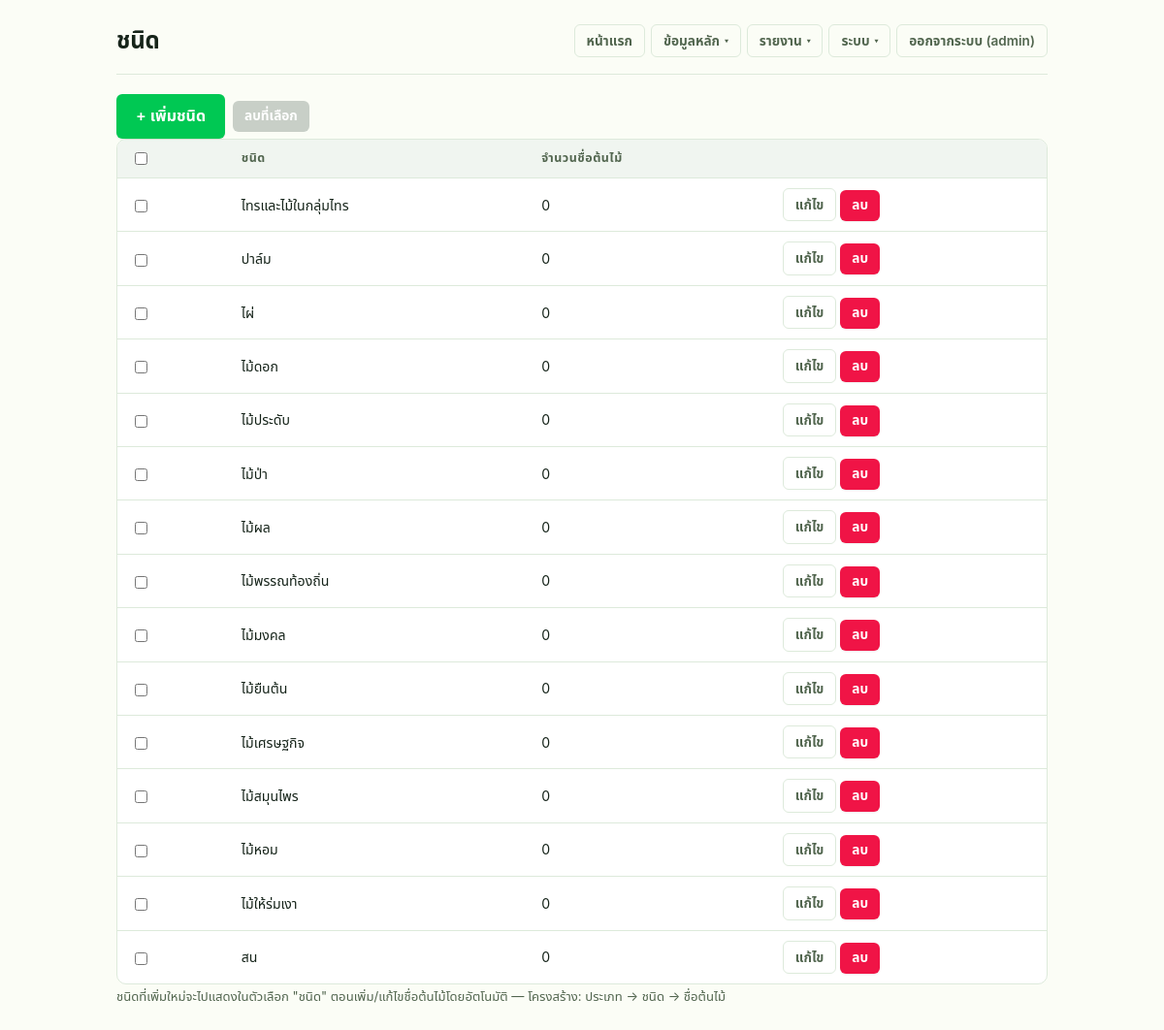
Page /admin/subtypes.php (signed in) on the committed database.
### tables this page shows
CREATE TABLE subtypes (
    id            BIGINT UNSIGNED AUTO_INCREMENT PRIMARY KEY,
    category_code CHAR(3) NULL,  
    name_th       VARCHAR(100) NOT NULL,
    name_en       VARCHAR(100) NULL,
    name_zh       VARCHAR(100) NULL,
    created_at    DATETIME NOT NULL DEFAULT CURRENT_TIMESTAMP,
    CONSTRAINT fk_subtypes_category FOREIGN KEY (category_code) REFERENCES categories(code)
);

### includes/functions.php (called while the page is built, shortened)
<?php
function e(string $value): string
{
    return htmlspecialchars($value, ENT_QUOTES, 'UTF-8');
}

### admin/subtypes.php (the view, shortened to what this page needs)
<?php
$pdo = db();
$subtypes = $pdo->query(
    'SELECT st.*, (SELECT COUNT(*) FROM species s WHERE s.subtype_id = st.id) AS species_count
     FROM subtypes st ORDER BY st.category_code ASC, st.name_th ASC'
)->fetchAll();
?>
<!doctype html>
<html lang="th">
<head>
<link rel="stylesheet" href="../public/assets/css/style.css">
</head>
<body>
<div class="admin-wrap">
  <div class="topbar">
    <h1>ชนิด</h1>
    <?php require __DIR__ . '/_nav.php'; ?>
  </div>
  <div class="btn-row">
    <button class="btn" type="button" onclick="document.getElementById('addSubtypeForm').hidden = false; document.getElementById('subtype_name_th').focus();">+ เพิ่มชนิด</button>
    <form id="bulkDeleteSubtypes" class="inline" method="post" action="subtype_bulk_delete.php" data-confirm="ลบชนิดที่เลือกทั้งหมดใช่หรือไม่? (รายการที่ยังมีชื่อต้นไม้ผูกอยู่จะถูกข้าม)">
      <button class="btn btn-sm btn-danger" type="submit" data-bulk-submit="subtypes" disabled>ลบที่เลือก</button>
    </form>
  </div>
  <div class="table-scroll">
    <table>
      <thead>
        <tr><th><input type="checkbox" data-select-all="subtypes" title="เลือกทั้งหมด"></th><th>ชนิด</th><th>จำนวนชื่อต้นไม้</th><th></th></tr>
      </thead>
      <tbody>
        <?php foreach ($subtypes as $st): ?>
        <tr>
          <td><input type="checkbox" class="row-check" data-group="subtypes" name="ids[]" value="<?= (int) $st['id'] ?>" form="bulkDeleteSubtypes"></td>
          <td><?= e($st['name_th']) ?></td>
          <td><?= (int) $st['species_count'] ?></td>
          <td>
            <a class="btn-outline btn-sm" href="subtype_form.php?id=<?= (int) $st['id'] ?>">แก้ไข</a>
            <?php if ((int) $st['species_count'] === 0): ?>
            <form class="inline" method="post" action="subtype_delete.php" data-confirm="ลบชนิดนี้ใช่หรือไม่?">
              <button class="btn btn-sm btn-danger" type="submit">ลบ</button>
            </form>
            <?php endif; ?>
          </td>
        </tr>
        <?php endforeach; ?>
      </tbody>
    </table>
  </div>
  <p class="field-hint mb-lg">ชนิดที่เพิ่มใหม่จะไปแสดงในตัวเลือก "ชนิด" ตอนเพิ่ม/แก้ไขชื่อต้นไม้โดยอัตโนมัติ — โครงสร้าง: ประเภท &rarr; ชนิด &rarr; ชื่อต้นไม้</p>
</div>
</body>
</html>

### public/assets/css/style.css (style rules this page uses)
:root { color-scheme: light; --green-50: #e6fbea; --green-100: #c3f5cd; --green-400: #00e676; --green-500: #00c853; --green-600: #00a844; --green-700: #00822e; --amber-100: #fff2cf; --amber-600: #c17700; --red-100: #ffe3e6; --red-600: #f01446; --red-700: #d10d34; --blue-100: #dcf0ff; --blue-600: #0d84e8; --gray-100: #f0f5f0; --bg: #fbfdf6; --card: #ffffff; --text: #16241a; --muted: #52664f; --faint: #839280; --border: #ddeadb; --radius-sm: 6px; --radius-md: 10px; --radius-lg: 16px; --shadow-sm: 0 1px 2px rgba(20, 30, 20, 0.06); --shadow-md: 0 4px 16px rgba(20, 30, 20, 0.08); --shadow-lg: 0 12px 32px rgba(20, 30, 20, 0.12); --font: -apple-system, BlinkMacSystemFont, "Segoe UI", Roboto, "Noto Sans Thai", Arial, sans-serif; --ease: cubic-bezier(0.4, 0, 0.2, 1); }
* { box-sizing: border-box; }
html { -webkit-text-size-adjust: 100%; }
body { margin: 0; font-family: var(--font); background: var(--bg); color: var(--text); line-height: 1.5; -webkit-font-smoothing: antialiased; }
a { color: inherit; }
.btn { display: inline-flex; align-items: center; justify-content: center; gap: 6px; padding: 11px 20px; border-radius: var(--radius-sm); border: none; background: var(--green-500); color: #fff; font-family: inherit; font-size: 1rem; font-weight: 600; cursor: pointer; text-decoration: none; transition: background 0.15s var(--ease), transform 0.08s var(--ease), box-shadow 0.15s var(--ease); box-shadow: var(--shadow-sm); }
.btn:disabled { background: #c8cfc7; cursor: not-allowed; box-shadow: none; }
.btn-outline { display: inline-flex; align-items: center; justify-content: center; gap: 6px; padding: 11px 20px; border-radius: var(--radius-sm); border: 1.5px solid var(--border); background: transparent; color: var(--muted); font-family: inherit; font-size: 1rem; font-weight: 600; cursor: pointer; text-decoration: none; transition: background 0.15s var(--ease), color 0.15s var(--ease), border-color 0.15s var(--ease); }
.btn-sm { padding: 6px 12px; font-size: 0.85rem; border-radius: var(--radius-sm); }
.btn-danger { background: var(--red-600); }
.btn-row { display: flex; gap: 8px; align-items: center; flex-wrap: wrap; }
.admin-wrap { max-width: 1000px; margin: 24px auto 60px; padding: 0 20px; font-family: var(--font); }
.admin-wrap h1 { font-size: 1.5rem; font-weight: 800; letter-spacing: -0.01em; margin: 0; }
.admin-wrap .topbar { display: flex; justify-content: space-between; align-items: center; flex-wrap: wrap; gap: 12px; margin-bottom: 20px; padding-bottom: 16px; border-bottom: 1px solid var(--border); }
.admin-wrap input[type=checkbox] { width: auto; margin-right: 6px; vertical-align: middle; }
.table-scroll { overflow-x: auto; -webkit-overflow-scrolling: touch; border: 1px solid var(--border); border-radius: var(--radius-md); background: var(--card); }
.table-scroll table { min-width: 560px; }
.admin-wrap table { width: 100%; border-collapse: collapse; }
.admin-wrap th, .admin-wrap td { text-align: left; padding: 10px 14px; font-size: 0.88rem; }
.admin-wrap thead th { position: sticky; top: 0; background: var(--gray-100); color: var(--muted); font-weight: 700; font-size: 0.78rem; text-transform: uppercase; letter-spacing: 0.04em; border-bottom: 1px solid var(--border); }
.admin-wrap tbody tr { border-bottom: 1px solid var(--border); transition: background 0.1s var(--ease); }
.admin-wrap tbody tr:last-child { border-bottom: none; }
.admin-wrap form.inline { display: inline; }
.admin-wrap td { color: var(--text); }
.field-hint { margin: 3px 0 0; font-size: 0.82rem; color: var(--muted); }
.mb-lg { margin-bottom: 24px; }

### rows in the picture
subtypes: name_th "ไทรและไม้ในกลุ่มไทร", species_count "0"
subtypes: name_th "ปาล์ม", species_count "0"
subtypes: name_th "ไผ่", species_count "0"
subtypes: name_th "ไม้ดอก", species_count "0"
subtypes: name_th "ไม้ประดับ", species_count "0"
subtypes: name_th "ไม้ป่า", species_count "0"
subtypes: name_th "ไม้ผล", species_count "0"
subtypes: name_th "ไม้พรรณท้องถิ่น", species_count "0"
subtypes: name_th "ไม้มงคล", species_count "0"
subtypes: name_th "ไม้ยืนต้น", species_count "0"
subtypes: name_th "ไม้เศรษฐกิจ", species_count "0"
subtypes: name_th "ไม้สมุนไพร", species_count "0"
subtypes: name_th "ไม้หอม", species_count "0"
subtypes: name_th "ไม้ให้ร่มเงา", species_count "0"
subtypes: name_th "สน", species_count "0"

### other values in the picture
$groupLabel "ข้อมูลหลัก"
$groupLabel "รายงาน"
$groupLabel "ระบบ"
$_SESSION['admin_username'] "admin"
